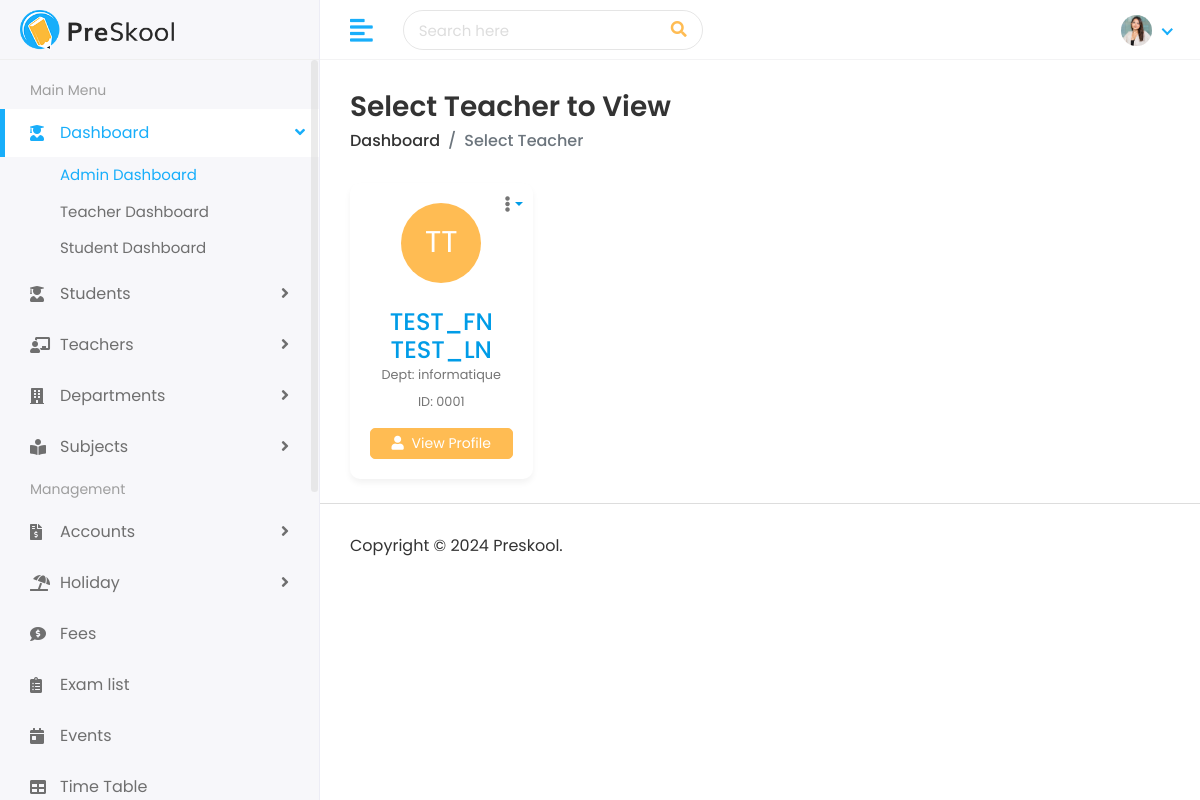
Page /teachers/view/ (signed in) on the committed database.
### faculty/models.py (models this page shows, shortened)
class Teacher(models.Model):
    first_name = models.CharField(max_length=100)
    last_name = models.CharField(max_length=100)
    teacher_id = models.CharField(max_length=20, unique=True)
    gender = models.CharField(max_length=10, choices=[('Male', 'Male'), ('Female', 'Female')])
    date_of_birth = models.DateField()
    joining_date = models.DateField()
    mobile_number = models.CharField(max_length=15)
    experience = models.CharField(max_length=50, blank=True)
    avatar = models.ImageField(upload_to='teachers/', blank=True)
    department = models.ForeignKey(Department, on_delete=models.SET_NULL, null=True, related_name='teachers')
    email = models.EmailField(max_length=100, blank=True)
    address = models.TextField(blank=True)

class Department(models.Model):
    department_id = models.CharField(max_length=20, unique=True)
    name = models.CharField(max_length=100)
    head_of_department = models.CharField(max_length=100, blank=True)
    start_year = models.IntegerField()
    students_capacity = models.IntegerField()

### faculty/views.py (the view)
# urls.py: path('teachers/view/', views.teacher_view_generic, name='teacher_view_generic'),
@role_required(['admin'])
def teacher_view_generic(request):
    teachers = Teacher.objects.all()
    return render(request, 'teachers/select_teacher.html', {'teachers': teachers, 'action': 'view'})

### templates/teachers/select_teacher.html (shortened to what this page needs)
{% extends 'Home/base.html' %}
{% load static %}
{% block body %}
<div class="page-wrapper">
    <div class="content container-fluid">
        <div class="page-header">
            <div class="row align-items-center">
                <div class="col">
                    <h3 class="page-title">Select Teacher to {{ action|title }}</h3>
                    <ul class="breadcrumb">
                        <li class="breadcrumb-item"><a href="{% url 'index' %}">Dashboard</a></li>
                        <li class="breadcrumb-item active">Select Teacher</li>
                    </ul>
                </div>
            </div>
        </div>
        <div class="row staff-grid-row">
            {% for teacher in teachers %}
            <div class="col-md-4 col-sm-6 col-12 col-lg-4 col-xl-3 mb-4">
                <div class="profile-widget d-flex flex-column h-100" style="background-color: #fff; padding: 20px; border-radius: 10px; box-shadow: 0 4px 6px rgba(0,0,0,0.05); text-align: center; position: relative;">
                    <div class="profile-img" style="margin-bottom: 15px;">
                        {% if teacher.avatar %}
                            <img class="avatar" src="{{ teacher.avatar.url }}" alt="Profile Photo" style="width: 80px; height: 80px; border-radius: 50%; object-fit: cover;">
                        {% else %}
                            <span class="avatar avatar-circle" style="width: 80px; height: 80px; border-radius: 50%; background-color: #ffbc53; color: white; display: inline-flex; align-items: center; justify-content: center; font-size: 30px;">
                                {{ teacher.first_name|make_list|first }}{{ teacher.last_name|make_list|first }}
                            </span>
                        {% endif %}
                    </div>
                    <div class="dropdown profile-action" style="position: absolute; right: 10px; top: 10px;">
                        <a href="javascript:void(0);" class="action-icon dropdown-toggle" data-toggle="dropdown" aria-expanded="false"><i class="fas fa-ellipsis-v text-muted"></i></a>
                    </div>
                    <h4 class="user-name m-t-10 mb-0 text-ellipsis"><a href="{% if action == 'edit' %}{% url 'edit_teacher' teacher.teacher_id %}{% else %}{% url 'view_teacher' teacher.teacher_id %}{% endif %}">{{ teacher.first_name }} {{ teacher.last_name }}</a></h4>
                    <div class="small text-muted mb-2">Dept: {{ teacher.department.name|default:"General" }}</div>
                    <div class="small text-muted mb-3">ID: {{ teacher.teacher_id }}</div>
                    <a href="{% if action == 'edit' %}{% url 'edit_teacher' teacher.teacher_id %}{% else %}{% url 'view_teacher' teacher.teacher_id %}{% endif %}" class="btn {% if action == 'edit' %}btn-success{% else %}btn-primary{% endif %} btn-sm w-100 mt-auto" style="border-radius: 5px;">
                        {% if action == 'edit' %}<i class="fas fa-edit mr-1"></i> Edit Details{% else %}<i class="fas fa-user mr-1"></i> View Profile{% endif %}
                    </a>
                </div>
            </div>
            {% empty %}
            <div class="col-12 text-center">
                <h5>No teachers found in the database.</h5>
            </div>
            {% endfor %}
        </div>
    </div>
    <footer>
        <p>Copyright © 2024 Preskool.</p>
    </footer>
</div>
{% endblock %}

### static/assets/css/style.css (style rules this page uses)
html { height: 100%; }
body { background-color: #fff; color: #333; font-family: 'Poppins', sans-serif; font-size: 1rem; height: 100%; line-height: 1.5; overflow-x: hidden; }
h1, h2, h3, h4, h5, h6 { font-family: 'Poppins', sans-serif; margin-top: 0; }
ul, ol { padding: 0px; list-style: none; }
.m-t-10 { margin-top: 10px !important; }
.text-muted { color: #757575 !important; }
.btn-primary { background-color: #FFBC53; border: 1px solid #FFBC53; }
.avatar { position: relative; display: inline-block; width: 3rem; height: 3rem }
footer { padding: 1.875rem 1.875rem; border-top: 1px solid #ddd; }
footer p { margin: 0px; }
.page-wrapper { margin-left: 320px; padding-top: 60px; position: relative; transition: all 0.4s ease; }
.page-wrapper > .content { padding: 1.875rem 1.875rem 0; }
.page-header { margin-bottom: 1.875rem; }
.page-header .breadcrumb { background-color: transparent; color: #6c757d; font-size: 1rem; font-weight: 500; margin-bottom: 0; padding: 0; }
.page-header .breadcrumb a { color: #333; }
.page-title { font-size: 28px; font-weight: 600; color: #333; margin-bottom: 5px; }

### rows in the picture
Teacher: first_name|make_list "T", last_name|make_list "T", first_name "TEST_FN", last_name "TEST_LN", department.name "informatique", teacher_id "0001"

### other values in the picture
{{ action|title }} "View"
